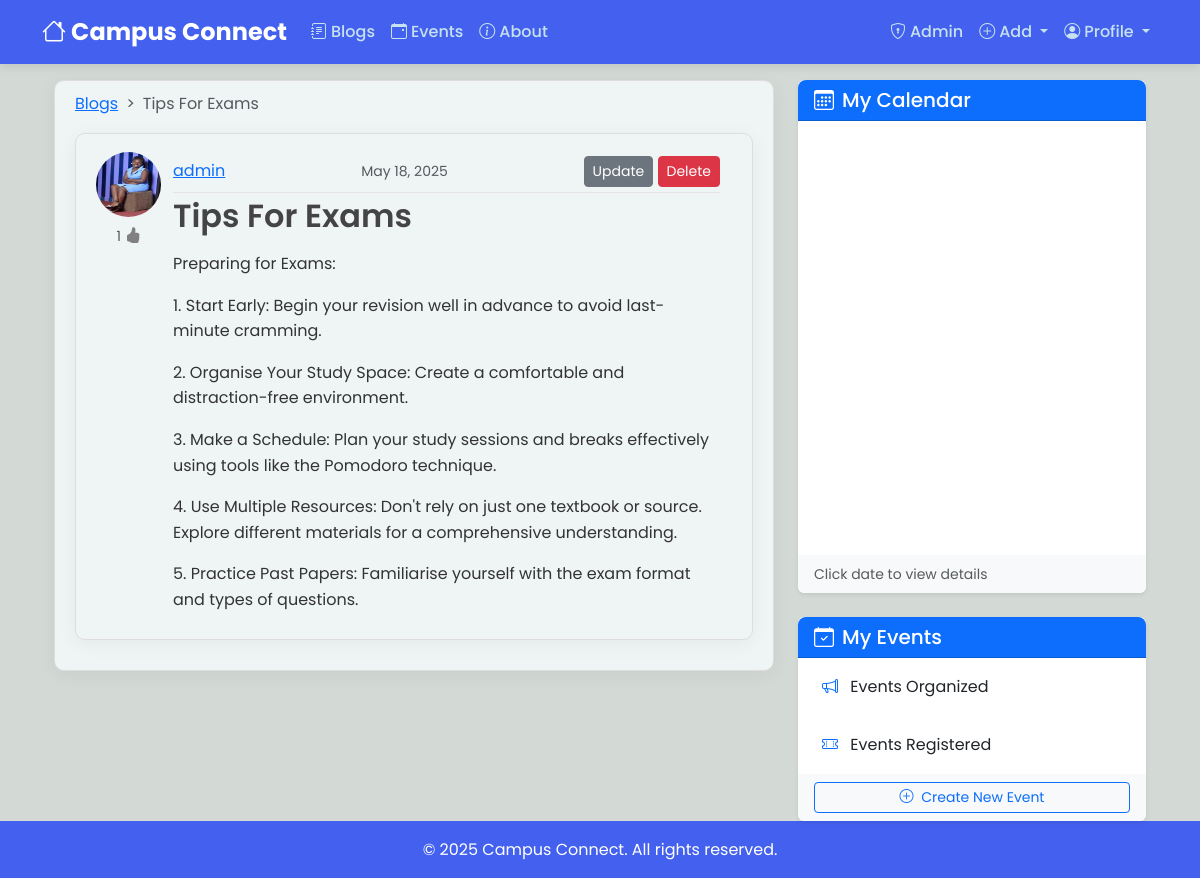
/post/19/ (signed in), run on the app's committed database.
### blog/models.py (models this page shows, shortened)
class Post(models.Model):
    title = models.CharField(max_length=100)
    content = CKEditor5Field(null = True,blank=True, config_name='extends')
    date_posted=models.DateTimeField(default=timezone.now) # not putting now() because we need the actual function as default value
    author = models.ForeignKey(User,on_delete=models.CASCADE) #delete post when user is deleted
    likes= models.ManyToManyField(User,blank=True,null=True,related_name='liked_posts')

### users/models.py (models this page shows, shortened)
class Profile(models.Model):
    user=models.OneToOneField(User,on_delete=models.CASCADE)
    image= models.ImageField(default='default.jpg', upload_to='profile_pics')
    about= CKEditor5Field(null = True,default= 'Hi There', config_name='extends')

### blog/views.py (the view)
# urls.py: path('post/<int:pk>/',PostDetailView.as_view(),name='post-detail'),
class PostDetailView(LoginRequiredMixin,DetailView):
    model = Post
    def get_context_data(self, **kwargs):
        context = super().get_context_data(**kwargs)
        liked=False
        if self.object.likes.filter(id=self.request.user.id).exists():
            liked=True
        context['already_liked']=liked
        context['cal'] = 'blogs'
        return context

### blog/templates/blog/post_detail.html (shortened to what this page needs)
{% extends "blog/base.html"%}
{% block content%}
<nav style="--bs-breadcrumb-divider: '>';" aria-label="breadcrumb">
    <ol class="breadcrumb">
        <li class="breadcrumb-item"><a href="{% url 'blog-home' %}">Blogs</a></li>
        <li class="breadcrumb-item active" aria-current="page">{{ object.title }}</li>
    </ol>
</nav>
    <article class="media content-section d-flex align-items-start" >
      <div class="row w-100 mt-2">
            <div class="col-auto d-flex flex-column align-items-center">
                <a href="{% url 'user-posts' object.author.username %}"><img class="rounded-circle article-img mb-2 " src="{{ object.author.profile.image.url }}" style="margin-right: 0%;"></a>
                    {% if user.is_authenticated %}
                        {% if object.author != user %}
                            <form action="{% url 'like_post' object.pk %}" method="POST">
                                {% csrf_token %}
                                {% if already_liked %}
                                <button type="submit", name="post_id", value="{{ object.id }}", class="btn btn-secondary btn-sm">
                                    {{object.likes.count}}
                                    <svg xmlns="http://www.w3.org/2000/svg" width="16" height="20" fill="white" class="bi bi-hand-thumbs-up-fill" viewBox="0 3 16 14">
                                        <path d="M6.956 1.745C7.021.81 7.908.087 8.864.325l.261.066c.463.116.874.456 1.012.965.22.816.533 2.511.062 4.51a10 10 0 0 1 .443-.051c.713-.065 1.669-.072 2.516.21.518.173.994.681 1.2 1.273.184.532.16 1.162-.234 1.733q.086.18.138.363c.077.27.113.567.113.856s-.036.586-.113.856c-.039.135-.09.273-.16.404.169.387.107.819-.003 1.148a3.2 3.2 0 0 1-.488.901c.054.152.076.312.076.465 0 .305-.089.625-.253.912C13.1 15.522 12.437 16 11.5 16H8c-.605 0-1.07-.081-1.466-.218a4.8 4.8 0 0 1-.97-.484l-.048-.03c-.504-.307-.999-.609-2.068-.722C2.682 14.464 2 13.846 2 13V9c0-.85.685-1.432 1.357-1.615.849-.232 1.574-.787 2.132-1.41.56-.627.914-1.28 1.039-1.639.199-.575.356-1.539.428-2.59z"/>
                                    </svg>
                                </button>
                                {% else %}
                                <button type="submit", name="post_id", value="{{ object.id }}", class="btn btn-outline-secondary btn-sm">
                                    {{object.likes.count}}
                                    <svg xmlns="http://www.w3.org/2000/svg" width="16" height="20" fill="grey" class="bi bi-hand-thumbs-up" viewBox="0 3 16 14">
                                        <path d="M8.864.046C7.908-.193 7.02.53 6.956 1.466c-.072 1.051-.23 2.016-.428 2.59-.125.36-.479 1.013-1.04 1.639-.557.623-1.282 1.178-2.131 1.41C2.685 7.288 2 7.87 2 8.72v4.001c0 .845.682 1.464 1.448 1.545 1.07.114 1.564.415 2.068.723l.048.03c.272.165.578.348.97.484.397.136.861.217 1.466.217h3.5c.937 0 1.599-.477 1.934-1.064a1.86 1.86 0 0 0 .254-.912c0-.152-.023-.312-.077-.464.201-.263.38-.578.488-.901.11-.33.172-.762.004-1.149.069-.13.12-.269.159-.403.077-.27.113-.568.113-.857 0-.288-.036-.585-.113-.856a2 2 0 0 0-.138-.362 1.9 1.9 0 0 0 .234-1.734c-.206-.592-.682-1.1-1.2-1.272-.847-.282-1.803-.276-2.516-.211a10 10 0 0 0-.443.05 9.4 9.4 0 0 0-.062-4.509A1.38 1.38 0 0 0 9.125.111zM11.5 14.721H8c-.51 0-.863-.069-1.14-.164-.281-.097-.506-.228-.776-.393l-.04-.024c-.555-.339-1.198-.731-2.49-.868-.333-.036-.554-.29-.554-.55V8.72c0-.254.226-.543.62-.65 1.095-.3 1.977-.996 2.614-1.708.635-.71 1.064-1.475 1.238-1.978.243-.7.407-1.768.482-2.85.025-.362.36-.594.667-.518l.262.066c.16.04.258.143.288.255a8.34 8.34 0 0 1-.145 4.725.5.5 0 0 0 .595.644l.003-.001.014-.003.058-.014a9 9 0 0 1 1.036-.157c.663-.06 1.457-.054 2.11.164.175.058.45.3.57.65.107.308.087.67-.266 1.022l-.353.353.353.354c.043.043.105.141.154.315.048.167.075.37.075.581 0 .212-.027.414-.075.582-.05.174-.111.272-.154.315l-.353.353.353.354c.047.047.109.177.005.488a2.2 2.2 0 0 1-.505.805l-.353.353.353.354c.006.005.041.05.041.17a.9.9 0 0 1-.121.416c-.165.288-.503.56-1.066.56z"/>
                                      </svg>
                                </button>
                                {% endif %}
                            </form>
                        {% else %}
                        <small class="text-muted">
                            {{object.likes.count}}
                            </small>
                        {% endif %}
                    {% endif %}
            </div>
            <div class="col" style="padding: 0%;">
                <div class="media-body">
                    <div class="article-metadata d-flex justify-content-between align-items-center">
                        <a class="mr-2" href="{% url 'user-posts' object.author.username %}">
                            {{ object.author }}
                        </a>
                        <small class="text-muted">{{ object.date_posted|date:"F d, Y" }}</small>
                        {% if object.author == user %}
                        <div>
                            <a href="{% url 'post-update' object.id %}" class="btn btn-secondary btn-sm mt-1 mb-1" > Update</a>
                            <a href="{% url 'post-delete' object.id %}" class="btn btn-danger btn-sm mt-1 mb-1" > Delete</a>
                        </div>
                        {% endif %}
                    </div>
                    <h2 class="article-title">{{ object.title }}</h2>
                    <p class="article-content">{{ object.content|safe }}</p>
                </div>
            </div>
        </div>
      </article>
{% endblock content %}

### blog/static/blog/main.css (style rules this page uses)
body { background: #fafafa; color: #333333; margin-top: 5rem; }
h1, h2, h3, h4, h5, h6 { color: #444444; }
.content-section,.about_content { background: hsl(190, 23%, 95%); padding: 10px 20px; border: 1px solid #dddddd; border-radius: 10px; margin-bottom: 20px; transition: all 0.3s ease; }
.article-title { color: #444444; }
.article-content { white-space: pre-line; }
.article-img { height: 65px; width: 65px; }
.article-metadata { padding-bottom: 1px; margin-bottom: 4px; border-bottom: 1px solid #e3e3e3 }
body { background-color: #D3D9D4; }

### blog/templates/blog/base.html (style rules this page uses)
:root { --primary-color: #4361ee; --secondary-color: #3f37c9; --accent-color: #4cc9f0; --dark-color: #1a1a2e; --light-color: #f8f9fa; --success-color: #4ade80; --warning-color: #fbbf24; --danger-color: #f87171; }
body { font-family: 'Poppins', sans-serif; background-color: #f5f7fa; color: #333; line-height: 1.6; }
.content-section { background-color: white; border-radius: 12px; padding: 2rem; box-shadow: 0 4px 20px rgba(0, 0, 0, 0.05); margin-bottom: 2rem; }
.article-img { transition: all 0.3s ease; border-radius: 8px; }
h1, h2, h3, h4, h5, h6 { color: var(--dark-color); font-weight: 600; }
.row { justify-content: center; width: 100%; }

### data on the page
Post: title "Tips For Exams", author.profile.image (picture), likes.count "1", author "admin", date_posted "May 18, 2025", content "Preparing for Exams: 1. Start Early: Begin your revision well in advance to avoid last-minute cramming. 2. Organise Your Study Space: Create a comfortable and distraction-free environment. 3. Make a Schedule: Plan your study sessions and breaks effectively using tools like the Pomodoro technique. 4. Use Multiple Resources: Don't rely on just one textbook or source. Explore different materials for a comprehensive understanding. 5. Practice Past Papers: Familiarise yourself with the exam format and types of questions."
